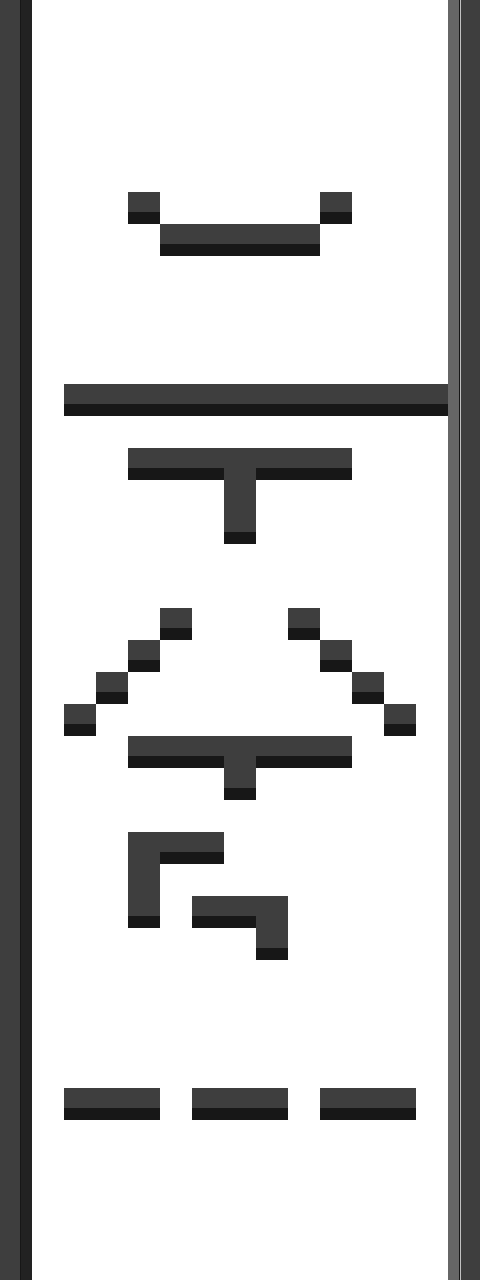

The image is a tile-based game level rendered from a .tmx file. Its description and complete source (layers, tilesets, objects, tile grids) follow:
An orthogonal 15x40 tile map with 32x32 px tiles, 1 tile layer (foreground), 3 tilesets and 3 objects (enemyStart, gameEnd, playerStart).

<map version="1.0" tiledversion="1.1.4" orientation="orthogonal" renderorder="right-down" width="15" height="40" tilewidth="32" tileheight="32" infinite="0" nextobjectid="149">
 <tileset firstgid="1" name="batch-necessary" tilewidth="32" tileheight="32" tilecount="900" columns="30">
  <image source="../../assets/batch-necessary.png" width="960" height="960" />
 </tileset>
 <tileset firstgid="901" name="protoblocks" tilewidth="32" tileheight="32" tilecount="900" columns="30">
  <image source="../../assets/protoblocks.png" width="960" height="960" />
 </tileset>
 <tileset firstgid="1801" name="batch-necessary" tilewidth="32" tileheight="32" tilecount="900" columns="30">
  <image source="../../assets/batch-necessary.png" width="960" height="960" />
 </tileset>
 <layer name="foreground" width="15" height="40">
  <data encoding="csv">
1266,901,901,901,901,901,901,901,901,901,901,901,901,901,1264,
1266,901,901,901,901,901,901,901,901,901,901,901,901,901,1264,
1266,901,901,901,901,901,901,901,901,901,901,901,901,901,1264,
1266,901,901,901,901,901,901,901,901,901,901,901,901,901,1264,
1266,901,901,901,901,901,901,901,901,901,901,901,901,901,1264,
1266,901,901,901,901,901,901,901,901,901,901,901,901,901,1264,
1266,901,901,901,1295,901,901,901,901,901,1295,901,901,901,1264,
1266,901,901,901,901,1295,1295,1295,1295,1295,901,901,901,901,1264,
1266,901,901,901,901,901,901,901,901,901,901,901,901,901,1264,
1266,901,901,901,901,901,901,901,901,901,901,901,901,901,1264,
1266,901,901,901,901,901,901,901,901,901,901,901,901,901,1264,
1266,901,901,901,901,901,901,901,901,901,901,901,901,901,1264,
1266,901,1295,1295,1295,1295,1295,1295,1295,1295,1295,1295,1295,1295,1264,
1266,901,901,901,901,901,901,901,901,901,901,901,901,901,1264,
1266,901,901,901,1295,1295,1295,1265,1295,1295,1295,901,901,901,1264,
1266,901,901,901,901,901,901,1265,901,901,901,901,901,901,1264,
1266,901,901,901,901,901,901,1295,901,901,901,901,901,901,1264,
1266,901,901,901,901,901,901,901,901,901,901,901,901,901,1264,
1266,901,901,901,901,901,901,901,901,901,901,901,901,901,1264,
1266,901,901,901,901,1295,901,901,901,1295,901,901,901,901,1264,
1266,901,901,901,1295,901,901,901,901,901,1295,901,901,901,1264,
1266,901,901,1295,901,901,901,901,901,901,901,1295,901,901,1264,
1266,901,1295,901,901,901,901,901,901,901,901,901,1295,901,1264,
1266,901,901,901,1295,1295,1295,1265,1295,1295,1295,901,901,901,1264,
1266,901,901,901,901,901,901,1295,901,901,901,901,901,901,1264,
1266,901,901,901,901,901,901,901,901,901,901,901,901,901,1264,
1266,901,901,901,1265,1295,1295,901,901,901,901,901,901,901,1264,
1266,901,901,901,1265,901,901,901,901,901,901,901,901,901,1264,
1266,901,901,901,1295,901,1295,1295,1265,901,901,901,901,901,1264,
1266,901,901,901,901,901,901,901,1295,901,901,901,901,901,1264,
1266,901,901,901,901,901,901,901,901,901,901,901,901,901,1264,
1266,901,901,901,901,901,901,901,901,901,901,901,901,901,1264,
1266,901,901,901,901,901,901,901,901,901,901,901,901,901,1264,
1266,901,901,901,901,901,901,901,901,901,901,901,901,901,1264,
1266,901,1295,1295,1295,901,1295,1295,1295,901,1295,1295,1295,901,1264,
1266,901,901,901,901,901,901,901,901,901,901,901,901,901,1264,
1266,901,901,901,901,901,901,901,901,901,901,901,901,901,1264,
1266,901,901,901,901,901,901,901,901,901,901,901,901,901,1264,
1266,901,901,901,901,901,901,901,901,901,901,901,901,901,1264,
1266,901,901,901,901,901,901,901,901,901,901,901,901,901,1264
</data>
 </layer>
 <objectgroup name="objectsLayer">
  <object id="52" name="enemyStart" type="enemyStart" gid="212" x="224" y="1184" width="32" height="32">
   <properties>
    <property name="health" type="int" value="2" />
    <property name="wakeupDistance" type="int" value="96" />
   </properties>
  </object>
  <object id="105" name="gameEnd" type="gameEnd" x="0" y="0" width="477.71" height="64.8615" />
  <object id="148" name="playerStart" type="playerStart" gid="151" x="224" y="192" width="32" height="32" />
 </objectgroup>
</map>
